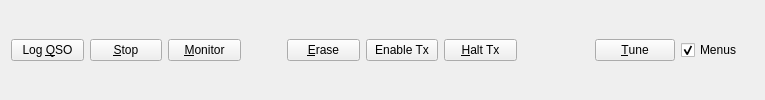
     <widget class="QWidget" name="widgetHidden2" native="true">
      <property name="visible">
       <bool>false</bool>
      </property>
      <layout class="QHBoxLayout" name="horizontalLayout_2" stretch="2,2,2,0,2,2,2,2,0,2">
       <item>
        <widget class="QPushButton" name="logQSOButton_old">
         <property name="minimumSize">
          <size>
           <width>50</width>
           <height>0</height>
          </size>
         </property>
         <property name="visible">
          <bool>false</bool>
         </property>
         <property name="toolTip">
          <string>&lt;html&gt;&lt;head/&gt;&lt;body&gt;&lt;p&gt;Enter this QSO in log&lt;/p&gt;&lt;/body&gt;&lt;/html&gt;</string>
         </property>
         <property name="text">
          <string>Log &amp;QSO</string>
         </property>
        </widget>
       </item>
       <item>
        <widget class="QPushButton" name="stopButton">
         <property name="minimumSize">
          <size>
           <width>50</width>
           <height>0</height>
          </size>
         </property>
         <property name="visible">
          <bool>false</bool>
         </property>
         <property name="toolTip">
          <string>Stop monitoring</string>
         </property>
         <property name="text">
          <string>&amp;Stop</string>
         </property>
        </widget>
       </item>
       <item>
        <widget class="QPushButton" name="monitorButton_old">
         <property name="minimumSize">
          <size>
           <width>50</width>
           <height>0</height>
          </size>
         </property>
         <property name="toolTip">
          <string>&lt;html&gt;&lt;head/&gt;&lt;body&gt;&lt;p&gt;Toggle monitoring On/Off&lt;/p&gt;&lt;/body&gt;&lt;/html&gt;</string>
         </property>
         <property name="styleSheet">
          <string notr="true">QPushButton:checked {
       background-color: #00ff00;
   border-style: outset;
       border-width: 1px;
       border-radius: 5px;
   border-color: black;
       min-width: 5em;
       padding: 3px;
}</string>
         </property>
         <property name="text">
          <string>&amp;Monitor</string>
         </property>
         <property name="checkable">
          <bool>true</bool>
         </property>
         <property name="checked">
          <bool>false</bool>
         </property>
        </widget>
       </item>
       <item>
        <spacer name="horizontalSpacer">
         <property name="orientation">
          <enum>Qt::Orientation::Horizontal</enum>
         </property>
         <property name="sizeHint" stdset="0">
          <size>
           <width>40</width>
           <height>20</height>
          </size>
         </property>
        </spacer>
       </item>
       <item>
        <widget class="QPushButton" name="EraseButton">
         <property name="minimumSize">
          <size>
           <width>50</width>
           <height>0</height>
          </size>
         </property>
         <property name="visible">
          <bool>false</bool>
         </property>
         <property name="toolTip">
          <string>&lt;html&gt;&lt;head/&gt;&lt;body&gt;&lt;p&gt;Erase right window. Double-click to erase both windows.&lt;/p&gt;&lt;/body&gt;&lt;/html&gt;</string>
         </property>
         <property name="text">
          <string>&amp;Erase</string>
         </property>
        </widget>
       </item>
       <item>
        <widget class="QPushButton" name="autoButton">
         <property name="minimumSize">
          <size>
           <width>50</width>
           <height>0</height>
          </size>
         </property>
         <property name="toolTip">
          <string>&lt;html&gt;&lt;head/&gt;&lt;body&gt;&lt;p&gt;Toggle Auto-Tx On/Off&lt;/p&gt;&lt;/body&gt;&lt;/html&gt;</string>
         </property>
         <property name="styleSheet">
          <string notr="true">QPushButton:checked {
       background-color: red;
       border-style: outset;
       border-width: 1px;
       border-radius: 5px;
       border-color: black;
       min-width: 5em;
       padding: 3px;
}</string>
         </property>
         <property name="text">
          <string>Enable Tx</string>
         </property>
         <property name="checkable">
          <bool>true</bool>
         </property>
        </widget>
       </item>
       <item>
        <widget class="QPushButton" name="stopTxButton_old">
         <property name="minimumSize">
          <size>
           <width>50</width>
           <height>0</height>
          </size>
         </property>
         <property name="toolTip">
          <string>Stop transmitting immediately</string>
         </property>
         <property name="text">
          <string>&amp;Halt Tx</string>
         </property>
        </widget>
       </item>
       <item>
        <spacer name="horizontalSpacer_4">
         <property name="orientation">
          <enum>Qt::Orientation::Horizontal</enum>
         </property>
         <property name="sizeHint" stdset="0">
          <size>
           <width>40</width>
           <height>20</height>
          </size>
         </property>
        </spacer>
       </item>
       <item>
        <widget class="QPushButton" name="tuneButton_old">
         <property name="toolTip">
          <string>&lt;html&gt;&lt;head/&gt;&lt;body&gt;&lt;p&gt;Toggle a pure Tx tone On/Off&lt;/p&gt;&lt;/body&gt;&lt;/html&gt;</string>
         </property>
         <property name="styleSheet">
          <string notr="true">QPushButton:checked {
       background-color: red;
       border-style: outset;
       border-width: 1px;
       border-radius: 5px;
       border-color: black;
       min-width: 5em;
       padding: 3px;
}</string>
         </property>
         <property name="text">
          <string>&amp;Tune</string>
         </property>
         <property name="checkable">
          <bool>true</bool>
         </property>
        </widget>
       </item>
       <item>
        <widget class="QCheckBox" name="cbMenus">
         <property name="visible">
          <bool>false</bool>
         </property>
         <property name="text">
          <string>Menus</string>
         </property>
         <property name="checked">
          <bool>true</bool>
         </property>
        </widget>
       </item>
      </layout>
     </widget>
